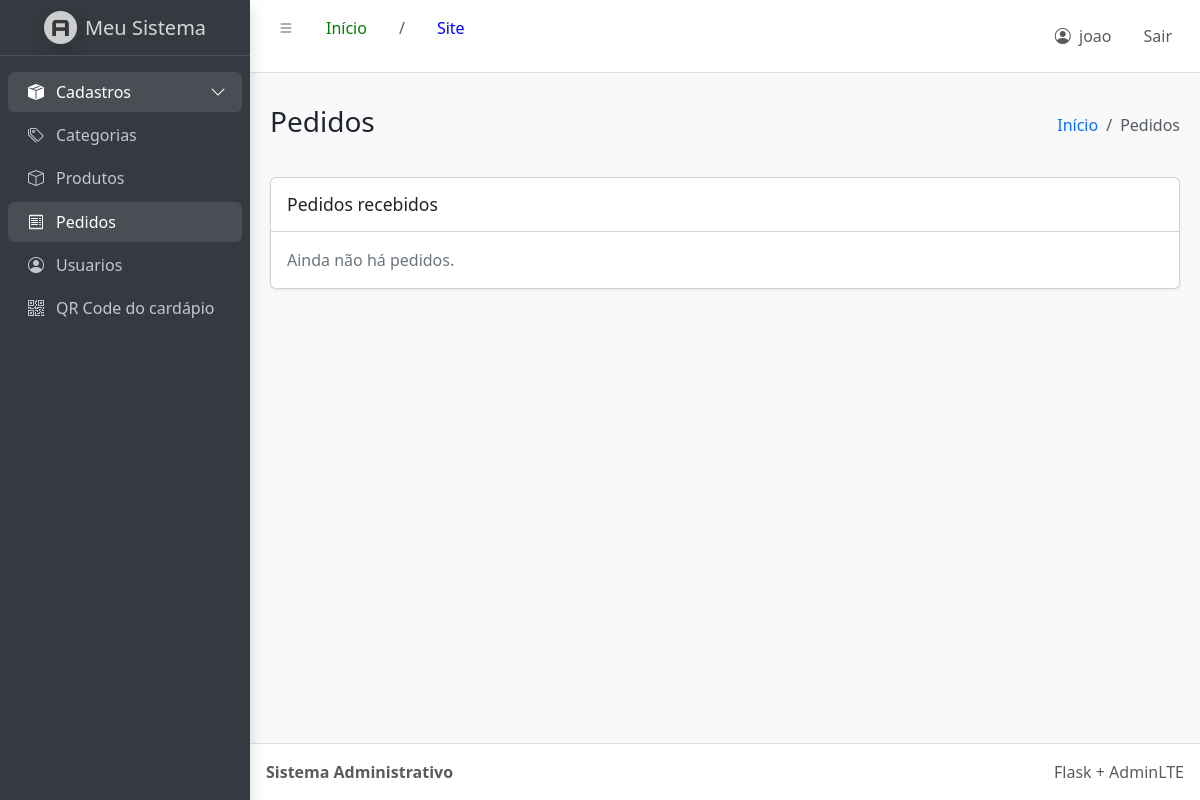
The app's page /admin/pedidos (signed in), older data.
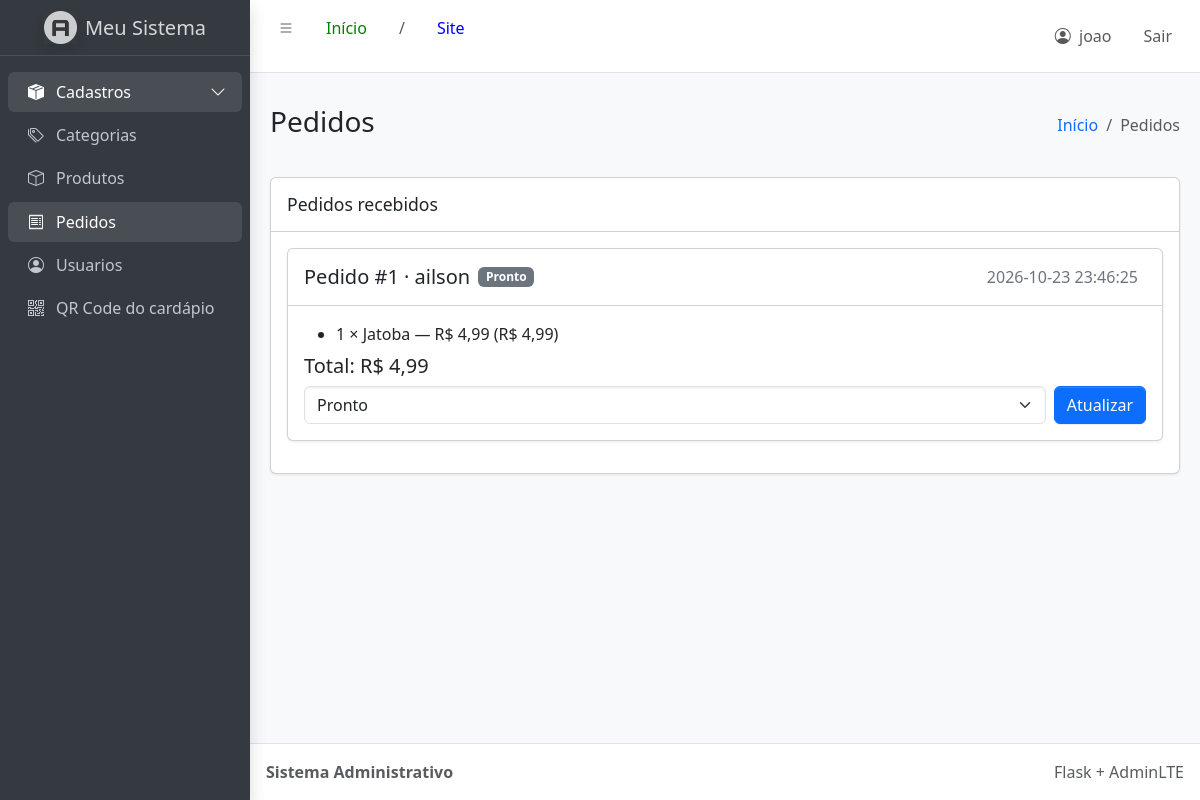
The same page, newer data.
### tables this page shows
CREATE TABLE pedido (
    id INTEGER PRIMARY KEY AUTOINCREMENT,
    cliente_nome TEXT NOT NULL CHECK(length(cliente_nome) BETWEEN 1 AND 100),
    cliente_telefone TEXT,
    observacoes TEXT,
    status TEXT NOT NULL DEFAULT 'novo'
        CHECK(status IN ('novo', 'aceito', 'preparando', 'pronto', 'concluido', 'cancelado')),
    total_centavos INTEGER NOT NULL CHECK(total_centavos >= 0),
    criado_em TEXT NOT NULL DEFAULT CURRENT_TIMESTAMP,
    atualizado_em TEXT NOT NULL DEFAULT CURRENT_TIMESTAMP
);

CREATE TABLE item_pedido (
    id INTEGER PRIMARY KEY AUTOINCREMENT,
    pedido_id INTEGER NOT NULL REFERENCES pedido(id) ON DELETE CASCADE,
    produto_id INTEGER,
    produto_nome TEXT NOT NULL,
    quantidade INTEGER NOT NULL CHECK(quantidade BETWEEN 1 AND 99),
    preco_unitario_centavos INTEGER NOT NULL CHECK(preco_unitario_centavos >= 0),
    subtotal_centavos INTEGER NOT NULL CHECK(subtotal_centavos >= 0)
);

### orders.py (the view)
@orders.route('/admin/pedidos')
def listar_pedidos():
    with _banco() as conexao:
        pedidos = conexao.execute(
            '''SELECT id, cliente_nome, cliente_telefone, observacoes,
                      status, total_centavos, criado_em
               FROM pedido
               ORDER BY CASE status WHEN 'novo' THEN 0 ELSE 1 END, id DESC'''
        ).fetchall()
        itens = conexao.execute(
            '''SELECT pedido_id, produto_nome, quantidade,
                      preco_unitario_centavos, subtotal_centavos
               FROM item_pedido
               ORDER BY id'''
        ).fetchall()
    itens_por_pedido = {}
    for item in itens:
        itens_por_pedido.setdefault(item['pedido_id'], []).append(item)
    return render_template(
        'admin/pedidos.html',
        pedidos=pedidos,
        itens_por_pedido=itens_por_pedido,
        status_pedido=STATUS_PEDIDO,
    )

### app.py (called while the page is built, shortened)
@app.before_request
def exigir_login():
    endpoints_publicos = {
        'static',
        'inicio_publico',
        'loginUsuario',
        'catalogo',
        'viewer_categoria',
        'viewer_produto',
        'orders.criar_pedido',
    }
    if request.endpoint not in endpoints_publicos and 'usuario_id' not in session:
        flash('Faça login para acessar essa página.', 'warning')
        return redirect(url_for('loginUsuario'))

### database.py (called while the page is built)
@contextmanager
def abrir_banco(caminho_banco, habilitar_chaves_estrangeiras=False):
    conexao = conectar(caminho_banco, habilitar_chaves_estrangeiras)
    try:
        with conexao:
            yield conexao
    finally:
        conexao.close()

def conectar(caminho_banco, habilitar_chaves_estrangeiras=False):
    conexao = sqlite3.connect(caminho_banco, timeout=10)
    conexao.row_factory = sqlite3.Row
    if habilitar_chaves_estrangeiras:
        conexao.execute('PRAGMA foreign_keys = ON')
    return conexao

### orders.py (called while the page is built)
def _banco():
    return abrir_banco(
        current_app.config['DATABASE'],
        habilitar_chaves_estrangeiras=True,
    )

### templates/admin/pedidos.html (shortened to what this page needs)
{% extends 'admin/base.html' %}
{% block page_title %}Pedidos{% endblock %}
{% block breadcrumb %}Pedidos{% endblock %}
{% block content %}
<div class="card">
  <div class="card-header">
    <h3 class="card-title mb-0">Pedidos recebidos</h3>
  </div>
  <div class="card-body">
    {% for pedido in pedidos %}
    <article class="card mb-3 {% if pedido.status == 'novo' %}border-danger{% endif %}">
      <div class="card-header d-flex flex-wrap align-items-center gap-2">
        <h2 class="h5 mb-0">Pedido #{{ pedido.id }} · {{ pedido.cliente_nome }}</h2>
        <span class="badge {% if pedido.status == 'novo' %}text-bg-danger{% else %}text-bg-secondary{% endif %}">
          {{ status_pedido[pedido.status] }}
        </span>
        <time class="ms-auto text-secondary" datetime="{{ pedido.criado_em }}">
          {{ pedido.criado_em }}
        </time>
      </div>
      <div class="card-body">
        <ul class="mb-2">
          {% for item in itens_por_pedido.get(pedido.id, []) %}
          <li>
            {{ item.quantidade }} × {{ item.produto_nome }}
            — R$ {{ '%.2f'|format(item.preco_unitario_centavos / 100)|replace('.', ',') }}
            (R$ {{ '%.2f'|format(item.subtotal_centavos / 100)|replace('.', ',') }})
          </li>
          {% endfor %}
        </ul>
        <p class="h5">
          Total: R$ {{ '%.2f'|format(pedido.total_centavos / 100)|replace('.', ',') }}
        </p>
        <form action="{{ url_for('orders.atualizar_status', pedido_id=pedido.id) }}"
              method="post" class="d-flex gap-2">
          <select class="form-select" id="status-{{ pedido.id }}" name="status">
            {% for chave, rotulo in status_pedido.items() %}
            <option value="{{ chave }}" {% if pedido.status == chave %}selected{% endif %}>
              {{ rotulo }}
            </option>
            {% endfor %}
          </select>
          <button class="btn btn-primary text-nowrap" type="submit">Atualizar</button>
        </form>
      </div>
    </article>
    {% else %}
    <p class="text-secondary mb-0">Ainda não há pedidos.</p>
    {% endfor %}
  </div>
</div>
{% endblock %}

Row changes from the older to the newer data that the page shows:
added pedido: id "1", cliente_nome "ailson", status "Pronto", criado_em "2026-10-23 23:46:25", total_centavos "4,99"
added item_pedido: quantidade "1", produto_nome "Jatoba", preco_unitario_centavos "4,99", subtotal_centavos "4,99"
Text that changed along with them:
text no longer shown: "Ainda não há pedidos."
